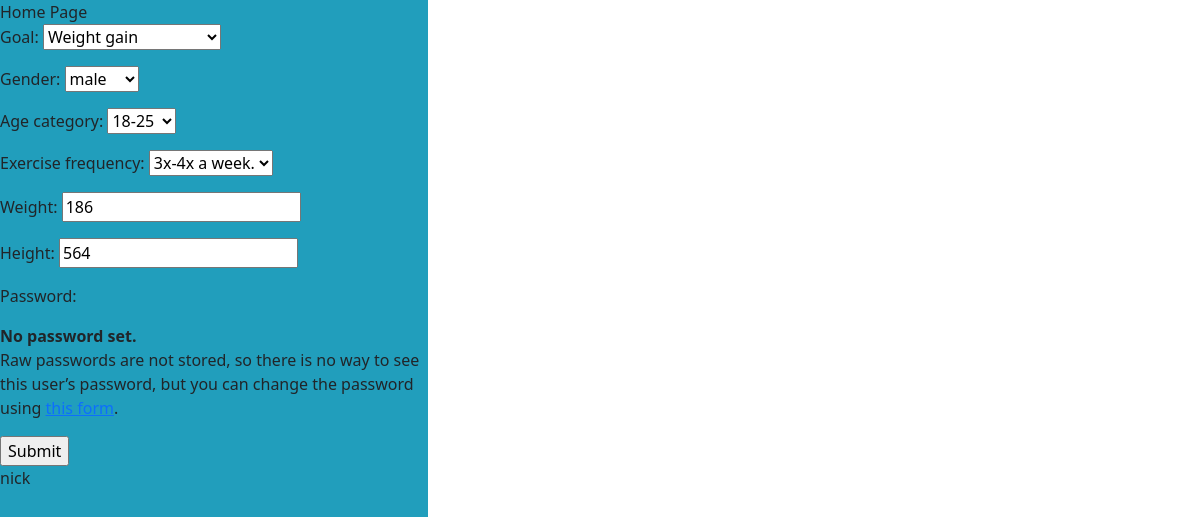
Page /account/update/5/ (signed in) on the committed database.
### users/models.py (models this page shows, shortened)
class FitnessUser(AbstractUser):
    first_name = models.CharField(max_length=30)
    last_name = models.CharField(max_length=30)
    age_category = models.ForeignKey(
        AgeGroup,
        on_delete=models.CASCADE,
        blank=True,
        null=True
    )
    goal = models.IntegerField(default=1 ,choices=Purpose.choices)
    weight = models.CharField(max_length=30)
    height = models.CharField(max_length=30)
    gender = models.ForeignKey(
        Gender,
        on_delete=models.CASCADE,
        blank=True,
        null=True
    )
    exercise_frequency = models.IntegerField(default=1 ,choices=Frequency.choices)
    template_id = models.ForeignKey(
        Workout_template,
        on_delete=models.CASCADE,
        blank=True,
        null=True
        )

### users/views.py (the view, shortened to what this page needs)
# urls.py: path('account/update/<int:pk>/', UpdateAccountPageView.as_view(), name='update_account'),
class UpdateAccountPageView(LoginRequiredMixin, UserPassesTestMixin, UpdateView):
    model = FitnessUser
    form_class = CustomUserChangeForm
    template_name = "users/update_account.html"
    success_url = reverse_lazy("home")
    def test_func(self):
        return self.request.user == FitnessUser.objects.get(id = self.kwargs['pk'])
    def get_context_data(self, **kwargs):
        user = FitnessUser.objects.get(username=self.request.user)
        return super().get_context_data(**kwargs)

### users/forms.py
class CustomUserChangeForm(UserChangeForm):
    class Meta(UserChangeForm):
        model = FitnessUser
        fields = ('goal', 'gender', 'age_category', 'exercise_frequency', 'weight', 'height')

### users/models.py (called while the page is built)
    def __str__(self):
        return self.name

    def __str__(self):
        return self.name

### templates/users/update_account.html (shortened to what this page needs)
{% extends 'base.html' %}
{% block content %}
Home Page
{% if request.user == user %}
<form method="POST">
    {{ form.as_p }}
    <input type="submit" value="Submit">
</form>
{% endif %}
{{ user.username }}
{% endblock content %}

### static/css/base.css (style rules this page uses)
* { max-width: 428px; max-height: 926px; }
::placeholder { color: #FFB703; }

### rows in the picture
FitnessUser: goal "Weight gain", gender "male", age_category "18-25", exercise_frequency "3x-4x a week.", weight "186", height "564", username "nick"
